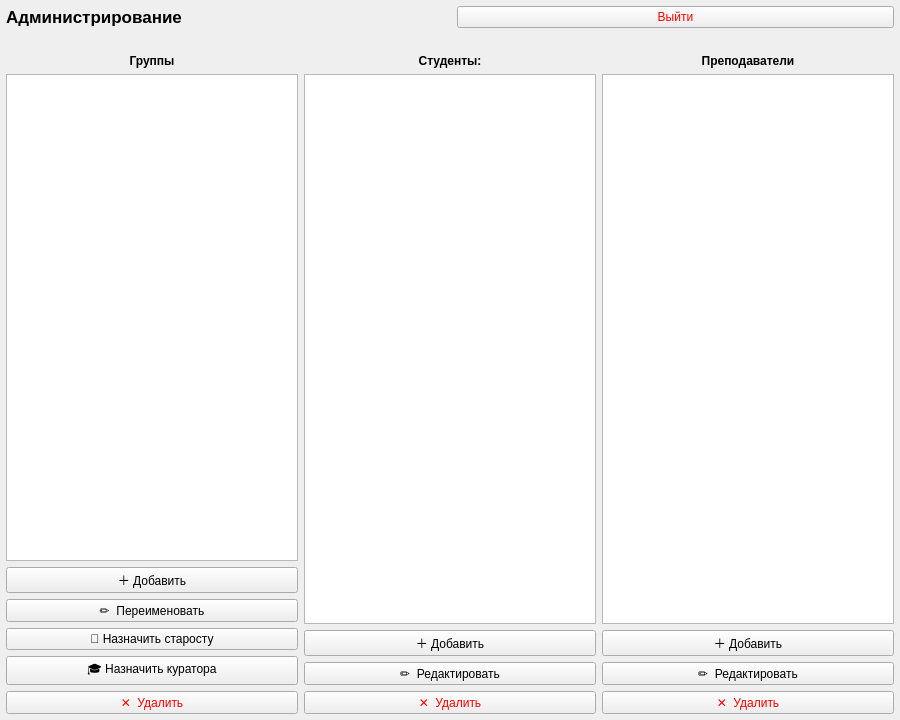
<?xml version="1.0" encoding="UTF-8"?>
<ui version="4.0">
 <class>AdminWindow</class>
 <widget class="QMainWindow" name="AdminWindow">
  <property name="geometry"><rect><x>0</x><y>0</y><width>900</width><height>720</height></rect></property>
  <property name="windowTitle"><string>Администрирование</string></property>
  <widget class="QWidget" name="centralwidget">
   <widget class="QWidget" name="lw">
    <property name="geometry"><rect><x>6</x><y>6</y><width>888</width><height>708</height></rect></property>
    <layout class="QVBoxLayout" name="root">

     <!-- Шапка -->
     <item>
      <layout class="QHBoxLayout">
       <item><widget class="QLabel" name="titleLabel">
        <property name="text"><string>Администрирование</string></property>
        <property name="font"><font><pointsize>13</pointsize><bold>true</bold></font></property>
       </widget></item>
       <item><spacer><property name="orientation"><enum>Qt::Horizontal</enum></property></spacer></item>
       <item><widget class="QPushButton" name="logoutButton">
        <property name="text"><string>Выйти</string></property>
        <property name="styleSheet"><string>color: red;</string></property>
       </widget></item>
      </layout>
     </item>

     <!-- Статус -->
     <item><widget class="QLabel" name="statusLabel">
      <property name="text"><string></string></property>
      <property name="alignment"><set>Qt::AlignCenter</set></property>
     </widget></item>

     <!-- Основная рабочая область — три колонки -->
     <item>
      <layout class="QHBoxLayout" name="mainArea">

       <!-- ═══ КОЛОНКА 1: ГРУППЫ ═══ -->
       <item>
        <layout class="QVBoxLayout">
         <item><widget class="QLabel" name="groupsLabel">
          <property name="text"><string>Группы</string></property>
          <property name="font"><font><bold>true</bold></font></property>
          <property name="alignment"><set>Qt::AlignCenter</set></property>
         </widget></item>
         <item><widget class="QListWidget" name="groupsList">
          <property name="minimumWidth"><number>200</number></property>
         </widget></item>
         <item><widget class="QPushButton" name="addGroupButton">
          <property name="text"><string>＋ Добавить</string></property>
         </widget></item>
         <item><widget class="QPushButton" name="renameGroupButton">
          <property name="text"><string>✏  Переименовать</string></property>
         </widget></item>
         <item><widget class="QPushButton" name="headmanButton">
          <property name="text"><string>👤 Назначить старосту</string></property>
         </widget></item>
         <item><widget class="QPushButton" name="curatorButton">
          <property name="text"><string>🎓 Назначить куратора</string></property>
         </widget></item>
         <item><widget class="QPushButton" name="deleteGroupButton">
          <property name="text"><string>✕  Удалить</string></property>
          <property name="styleSheet"><string>color: red;</string></property>
         </widget></item>
        </layout>
       </item>

       <!-- ═══ КОЛОНКА 2: СТУДЕНТЫ ═══ -->
       <item>
        <layout class="QVBoxLayout">
         <item><widget class="QLabel" name="studentsGroupLabel">
          <property name="text"><string>Студенты:</string></property>
          <property name="font"><font><bold>true</bold></font></property>
          <property name="alignment"><set>Qt::AlignCenter</set></property>
         </widget></item>
         <item><widget class="QListWidget" name="studentsList">
          <property name="minimumWidth"><number>260</number></property>
         </widget></item>
         <item><widget class="QPushButton" name="addStudentButton">
          <property name="text"><string>＋ Добавить</string></property>
         </widget></item>
         <item><widget class="QPushButton" name="editStudentButton">
          <property name="text"><string>✏  Редактировать</string></property>
         </widget></item>
         <item><widget class="QPushButton" name="deleteStudentButton">
          <property name="text"><string>✕  Удалить</string></property>
          <property name="styleSheet"><string>color: red;</string></property>
         </widget></item>
        </layout>
       </item>

       <!-- ═══ КОЛОНКА 3: ПРЕПОДАВАТЕЛИ ═══ -->
       <item>
        <layout class="QVBoxLayout">
         <item><widget class="QLabel" name="teachersLabel">
          <property name="text"><string>Преподаватели</string></property>
          <property name="font"><font><bold>true</bold></font></property>
          <property name="alignment"><set>Qt::AlignCenter</set></property>
         </widget></item>
         <item><widget class="QListWidget" name="teachersList">
          <property name="minimumWidth"><number>260</number></property>
         </widget></item>
         <item><widget class="QPushButton" name="addTeacherButton">
          <property name="text"><string>＋ Добавить</string></property>
         </widget></item>
         <item><widget class="QPushButton" name="editTeacherButton">
          <property name="text"><string>✏  Редактировать</string></property>
         </widget></item>
         <item><widget class="QPushButton" name="deleteTeacherButton">
          <property name="text"><string>✕  Удалить</string></property>
          <property name="styleSheet"><string>color: red;</string></property>
         </widget></item>
        </layout>
       </item>

      </layout>
     </item>

    </layout>
   </widget>
  </widget>
 </widget>
 <resources/><connections/>
</ui>
